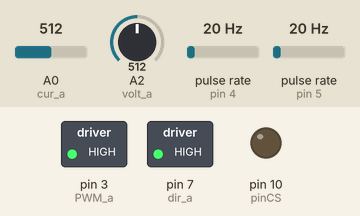
Recording of a sketch running on a simulated Arduino Uno, built with avr-gcc and run on an emulated ATmega328P. Parts: switched loads named in the sketch (green lamp = pin HIGH), output pins drawn as LEDs (lit = HIGH). Wiring (inferred from the names in the program): 2 × pulse sensor: data pin 4 / data pin 5. The test bench sets the inputs (shaded band); at power-on: A0 (cur_a) = 512, A2 (volt_a) = 512, pulse rate (sensors on pin 4, pin 5) 20 Hz. Storage starts empty; what the sketch prints to the serial monitor is not drawn.

Above: at 0.1 s.
Timing chart, 0 to 1.6 s (numbered marks = the images above):
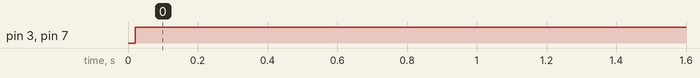

Measured:
- by itself, pin 3 (PWM_a), pin 7 (dir_a): LOW → HIGH at 0.02 s

The sketch:

seniorDesign.ino
```cpp
//REMEMBER TO CHANGE FILE NAMES BETWEEN TESTS

//pins:
//flowmeter in connected to PWR (5V), GND, and D4
//flowmeter out connected to PWR (5V), GND, and D5
//SD/SPI:
//MOSI=D11
//MISO=D12
//SCK=D13
//CS=D10
//motor (ch A) connected to:
//Direction=D7
//PWM=D3
//Brake=D9
//Current Sensing=A0
//Voltage Sensing=A2

#include <SD.h>
#include <SPI.h>
File myFile;

int pinCS = 10; //D10, chip select
int flowsensor_i = 4; //D4, yellow wire
int flowsensor_e = 5; //D5, yellow wire
int PWM_a = 3; //D3, pwm (speed) on motor shield
int dir_a = 7; //D7, direction on motor shield (changed on hardware)
int cur_a = A0; //A0, current sensing from motor shield
int volt_a = A2; //A2, voltage divider circuit

int time_delay = 100; //time between each sample in milliseconds

int pwm_value_i;
int pwm_value_e;

int current;

int voltage;

int spd; //motor speed (0-255)

void setup() {
  // put your setup code here, to run once:
  Serial.begin(9600);

  pinMode(flowsensor_i, INPUT);
  pinMode(flowsensor_e, INPUT);
  pinMode(pinCS, OUTPUT);
  pinMode(PWM_a, OUTPUT);
  pinMode(dir_a, OUTPUT);

  if (SD.begin()) {
    Serial.println("SD card is ready to use.");
  } else {
    Serial.println("SD card initialization failed");
    return;
  }

}

void loop() {
  // put your main code here, to run repeatedly:

  spd=255;
  analogWrite(PWM_a, spd); //set motor speed
  digitalWrite(dir_a,HIGH); //set motor direction

  pwm_value_i = pulseIn(flowsensor_i, HIGH); //opt: pulseIn(pin,HIGH/LOW,timeout), automatic timeout is 1 microsecond
  pwm_value_e = pulseIn(flowsensor_e, HIGH);

  current = analogRead(cur_a);
  voltage = analogRead(volt_a);

  //have serial print all stuff first
  Serial.print("Time: ");
  Serial.print(millis()); //unsigned long
  Serial.print(", PWM in: ");
  Serial.print(pwm_value_i); //unsigned long
  Serial.print(", PWM out: ");
  Serial.print(pwm_value_e); //unsigned long
  Serial.print(", Voltage: ");
  Serial.print(voltage);
  Serial.print(", Current: ");
  Serial.println(current);

  myFile = SD.open("test.txt", FILE_WRITE); //must be 8.3 filetype, can save as .csv?
  if (myFile) {
    Serial.println("Writing to file...");
    myFile.print(millis()); //time?
    myFile.print(", "); //delimiter
    myFile.print(pwm_value_i); //time in microseconds between pulses
    myFile.print(", "); //delimiter
    myFile.print(pwm_value_e); //time in microseconds between pulses
    myFile.print(", "); //delimiter
    myFile.print(voltage); //voltage of motor
    myFile.print(", "); //delimiter
    myFile.println(current); //current
    myFile.close();
  } else {
    Serial.println("Error opening file");
  }
  delay(time_delay);

}
```
